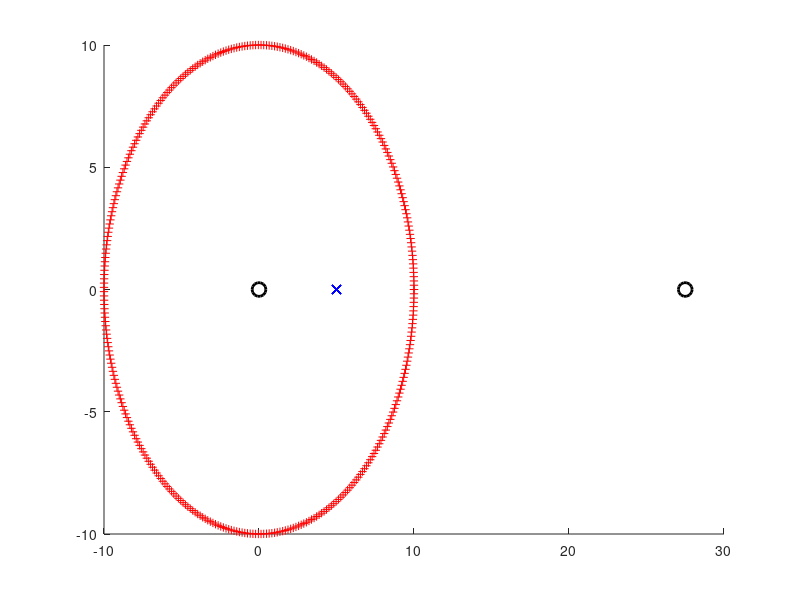
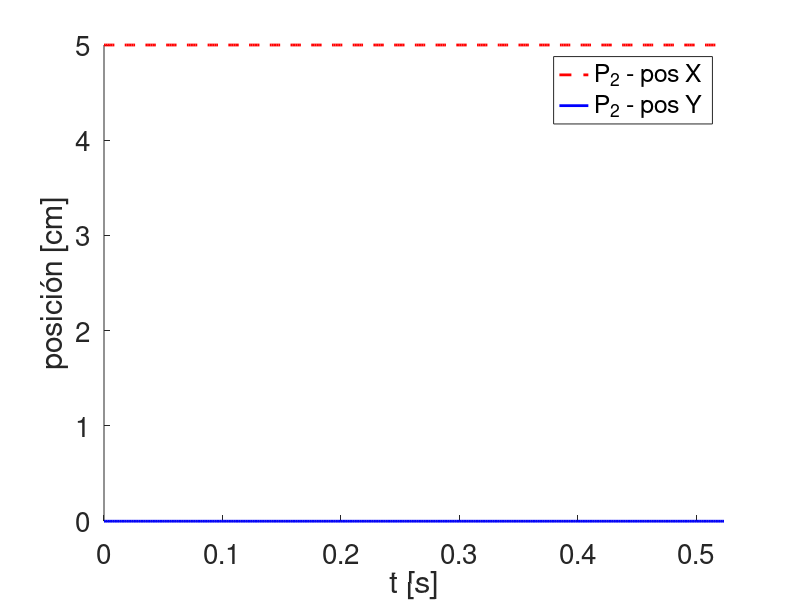
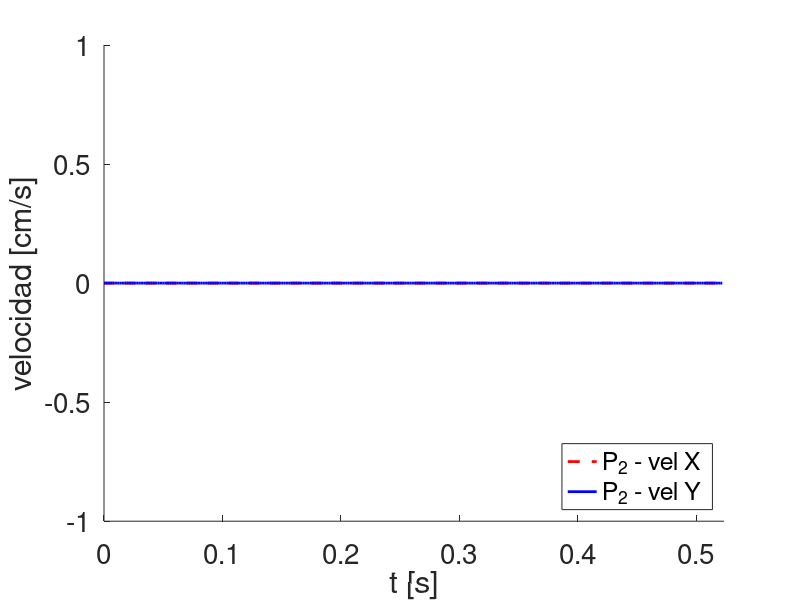
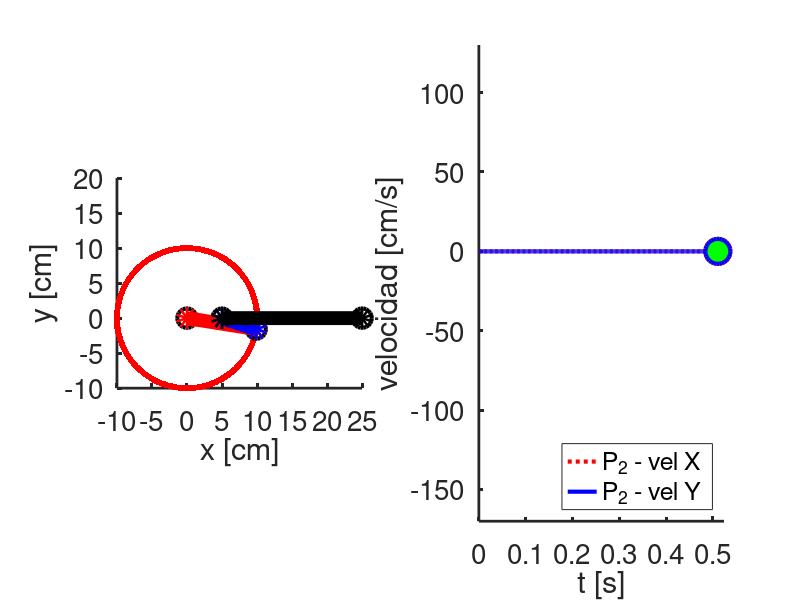

Recreate these plots in MATLAB, in order.
% Introduccion Octave - 2019 - FCAI-UNCuyo
% 
% Trabajo Practico 5 - Ejercicio 3
%
% Ejercicio: Cinematica del solido rigido.
%
% Se considera un sistema de barras que giran sin rozamiento.
% Una barra AB de longitud a=10cm gira con velocidad angular de 12 [rad/s] en 
% sentido anti horario. A esta barra esta unida una barra BC de longitud b=15cm,
% la cual gira libremente. Finalmente el otro extremo de la barra BC está unida
% a la barra CD de longitud c=20cm que posee su otro extremo fijo.
%
% Se pide 
% 1) determinar la posicion de las barras en funcion del tiempo, 
%    graficar trayectorias en el plano XY.
% 2) graficar la posicion horizontal y vertical del punto C en funcion del tiempo 
% 3) determinar las velocidades de los puntos de union.
% 4) realizar una animacion donde se aprecien las posiciones de las barras y 
%    las velocidades en X e Y del punto C (punto 2).
 
clear all
close all


% Datos
a=10;
b=15;
c=20;
w=12;  %velocidad angular

% Si se desea ver la animacion del sistema se debe definir ipeli menor a 0
ipeli=-1;

% 1) ====================================================================
% Mediante un analisis geometrico determinamos las posiciones de los 
% puntos P1 y P2 (puntos B y C).

% Se considera que el origen (0,0) es el punto A.
function [x1, y1] = pos_pto1(a, wt)
  x1 = a * cos(wt);
  y1 = a * sin(wt);
endfunction


function [x2, y2] = pos_pto2(a, c, pt)
  x2 = a/2 + c - c * cos(pt);
  y2 = c * sin(pt);
endfunction

% Determinamos las posiciones para una vuelta completa, t=[0,2*pi/w]
Nt= 360; %nro de instantes de  tiempo a evaluar
tt= linspace(0,2*pi/w,Nt);
P1= zeros(Nt,2);
P2= zeros(Nt,2);
for i=1:Nt
  wt = w*tt(i);
  
  [x1, y1] = pos_pto1(a, wt);
  
  L     = 0.0; %==> completar
  beta  = 0.0; %==> completar
  theta = 0.0; %==> completar
  
  pt   = beta+theta;
  [x2, y2] = pos_pto2(a, c, pt);

  %Almacenamos las posiciones de los puntos en funcion de t   
  P1(i,:) = [x1, y1];
  P2(i,:) = [x2, y2];
end

% Trayectorias de los puntos P1 y P2
figure(1);clf
hold on
plot(0,0,'ko','markersize',10,'linewidth',2)
plot(b/2+c,0,'ko','markersize',10,'linewidth',2)
plot(P1(:,1),P1(:,2),'r+')
plot(P2(:,1),P2(:,2),'bx')
hold off

% 2) ====================================================================
% Posicion del punto P2 en funcion del tiempo
figure(2);clf
hold on
plot(tt,P2(:,1),'r--','linewidth',2)
plot(tt,P2(:,2),'b-','linewidth',2)
hold off
xlabel('t [s]','fontsize',20)
ylabel('posición [cm]','fontsize',20)
h=legend('P_2 - pos X', 'P_2 - pos Y');
xlim([0, 2*pi/w])
set(h,'fontsize',20)  
set(gca,'fontsize',20)  

% 3) ====================================================================
% Velocidad del punto P2 en funcion del tiempo
dt=tt(2);

V2=zeros(Nt-1,2);
%V2= ... ==> COMPLETAR - ver funcion diff

figure(3);clf
hold on
plot(tt(1:Nt-1),V2(:,1),'r--','linewidth',2)
plot(tt(1:Nt-1),V2(:,2),'b-','linewidth',2)
hold off
xlabel('t [s]','fontsize',20)
ylabel('velocidad [cm/s]','fontsize',20)
h=legend('P_2 - vel X', 'P_2 - vel Y','location','southeast');
xlim([0, 2*pi/w])
set(h,'fontsize',20)  
set(gca,'fontsize',20)

% 4) ====================================================================
%Realizamos una animacion para ver la cinematica de las barras 
%Este loop while funciona perfecto: NO TOCAR!
while (ipeli<0)
  for i=1:10:Nt
    
    figure(4);clf
    subplot(1,2,1)
    hold on
    plot(P1(1:i,1),P1(1:i,2),'r.','markersize',14)
    plot(P2(1:i,1),P2(1:i,2),'k.','markersize',14)
    plot(0,0,'ko','markersize',14,'linewidth',3)
    plot(a/2+c,0,'ko','markersize',14,'linewidth',3)
    plot(P1(i,1),P1(i,2),'ko','markersize',14,'linewidth',3)
    plot(P2(i,1),P2(i,2),'ko','markersize',14,'linewidth',3)
    plot([0,P1(i,1)],[0,P1(i,2)],'ro-','linewidth',10)
    plot([P1(i,1),P2(i,1)],[P1(i,2),P2(i,2)],'bo-','linewidth',10)
    plot([P2(i,1),a/2+c],[P2(i,2),0],'ko-','linewidth',10)
    axis equal
    xlim([-a,a/2+c])
    ylim([-a,c])
    hold off
    xlabel('x [cm]','fontsize',24)
    ylabel('y [cm]','fontsize',24)
    set(gca,'fontsize',20,'linewidth', 2)
    
    subplot(1,2,2)
    hold on
    plot(tt(1:Nt-1),V2(:,1),'r:','linewidth',3)
    plot(tt(1:Nt-1),V2(:,2),'b-','linewidth',3)
    plot(tt(i),V2(i,1),'ro','markersize',18,'linewidth',3,'markerfacecolor','g')
    plot(tt(i),V2(i,2),'bo','markersize',18,'linewidth',3,'markerfacecolor','g')
    hold off
    xlabel('t [s]','fontsize',24)
    ylabel('velocidad [cm/s]','fontsize',24)
    h=legend('P_2 - vel X', 'P_2 - vel Y','location','southeast');
    xlim([0, 2*pi/w])
    ylim([-170,130])
    set(h,'fontsize',20)  
    set(gca,'fontsize',20,'linewidth', 2)
    
    pause(0.01)
  end
  ipeli=ipeli+1;
end
